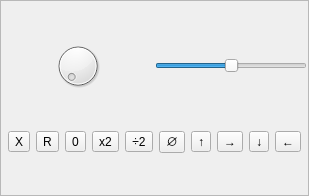
<?xml version="1.0" encoding="UTF-8"?>
<ui version="4.0">
 <class>cFrameSiderPopup</class>
 <widget class="QFrame" name="cFrameSiderPopup">
  <property name="geometry">
   <rect>
    <x>0</x>
    <y>0</y>
    <width>309</width>
    <height>196</height>
   </rect>
  </property>
  <property name="sizePolicy">
   <sizepolicy hsizetype="Minimum" vsizetype="Preferred">
    <horstretch>0</horstretch>
    <verstretch>0</verstretch>
   </sizepolicy>
  </property>
  <property name="windowTitle">
   <string>Frame</string>
  </property>
  <property name="autoFillBackground">
   <bool>true</bool>
  </property>
  <property name="frameShape">
   <enum>QFrame::StyledPanel</enum>
  </property>
  <property name="frameShadow">
   <enum>QFrame::Raised</enum>
  </property>
  <layout class="QVBoxLayout" name="verticalLayout_2">
   <property name="spacing">
    <number>1</number>
   </property>
   <property name="leftMargin">
    <number>1</number>
   </property>
   <property name="topMargin">
    <number>1</number>
   </property>
   <property name="rightMargin">
    <number>1</number>
   </property>
   <property name="bottomMargin">
    <number>1</number>
   </property>
   <item>
    <layout class="QHBoxLayout" name="horizontalLayout">
     <item>
      <widget class="QDial" name="dial"/>
     </item>
     <item>
      <widget class="QSlider" name="slider">
       <property name="sizePolicy">
        <sizepolicy hsizetype="Preferred" vsizetype="Fixed">
         <horstretch>0</horstretch>
         <verstretch>0</verstretch>
        </sizepolicy>
       </property>
       <property name="focusPolicy">
        <enum>Qt::NoFocus</enum>
       </property>
       <property name="maximum">
        <number>1000</number>
       </property>
       <property name="value">
        <number>500</number>
       </property>
       <property name="orientation">
        <enum>Qt::Horizontal</enum>
       </property>
      </widget>
     </item>
    </layout>
   </item>
   <item>
    <layout class="QHBoxLayout" name="horizontalLayout_2">
     <property name="spacing">
      <number>0</number>
     </property>
     <item>
      <widget class="QToolButton" name="buClose">
       <property name="focusPolicy">
        <enum>Qt::NoFocus</enum>
       </property>
       <property name="toolTip">
        <string>Hide slider</string>
       </property>
       <property name="text">
        <string>X</string>
       </property>
      </widget>
     </item>
     <item>
      <widget class="QToolButton" name="buReset">
       <property name="focusPolicy">
        <enum>Qt::NoFocus</enum>
       </property>
       <property name="toolTip">
        <string>Reser value to default</string>
       </property>
       <property name="text">
        <string>R</string>
       </property>
      </widget>
     </item>
     <item>
      <widget class="QToolButton" name="buZero">
       <property name="focusPolicy">
        <enum>Qt::NoFocus</enum>
       </property>
       <property name="toolTip">
        <string>Zero</string>
       </property>
       <property name="text">
        <string>0</string>
       </property>
      </widget>
     </item>
     <item>
      <widget class="QToolButton" name="buDouble">
       <property name="focusPolicy">
        <enum>Qt::NoFocus</enum>
       </property>
       <property name="toolTip">
        <string>Double</string>
       </property>
       <property name="text">
        <string>x2</string>
       </property>
      </widget>
     </item>
     <item>
      <widget class="QToolButton" name="buHalf">
       <property name="focusPolicy">
        <enum>Qt::NoFocus</enum>
       </property>
       <property name="toolTip">
        <string>Half</string>
       </property>
       <property name="text">
        <string>÷2</string>
       </property>
      </widget>
     </item>
     <item>
      <widget class="QToolButton" name="buInteger">
       <property name="focusPolicy">
        <enum>Qt::NoFocus</enum>
       </property>
       <property name="toolTip">
        <string>Round to integer</string>
       </property>
       <property name="text">
        <string>∅</string>
       </property>
      </widget>
     </item>
     <item>
      <widget class="QToolButton" name="buUp">
       <property name="focusPolicy">
        <enum>Qt::NoFocus</enum>
       </property>
       <property name="toolTip">
        <string>Zero</string>
       </property>
       <property name="text">
        <string>↑</string>
       </property>
      </widget>
     </item>
     <item>
      <widget class="QToolButton" name="buRight">
       <property name="focusPolicy">
        <enum>Qt::NoFocus</enum>
       </property>
       <property name="toolTip">
        <string>Zero</string>
       </property>
       <property name="text">
        <string>→</string>
       </property>
      </widget>
     </item>
     <item>
      <widget class="QToolButton" name="buDown">
       <property name="focusPolicy">
        <enum>Qt::NoFocus</enum>
       </property>
       <property name="toolTip">
        <string>Zero</string>
       </property>
       <property name="text">
        <string>↓</string>
       </property>
      </widget>
     </item>
     <item>
      <widget class="QToolButton" name="buLeft">
       <property name="focusPolicy">
        <enum>Qt::NoFocus</enum>
       </property>
       <property name="toolTip">
        <string>Zero</string>
       </property>
       <property name="text">
        <string>←</string>
       </property>
      </widget>
     </item>
    </layout>
   </item>
  </layout>
 </widget>
 <resources/>
 <connections/>
</ui>
